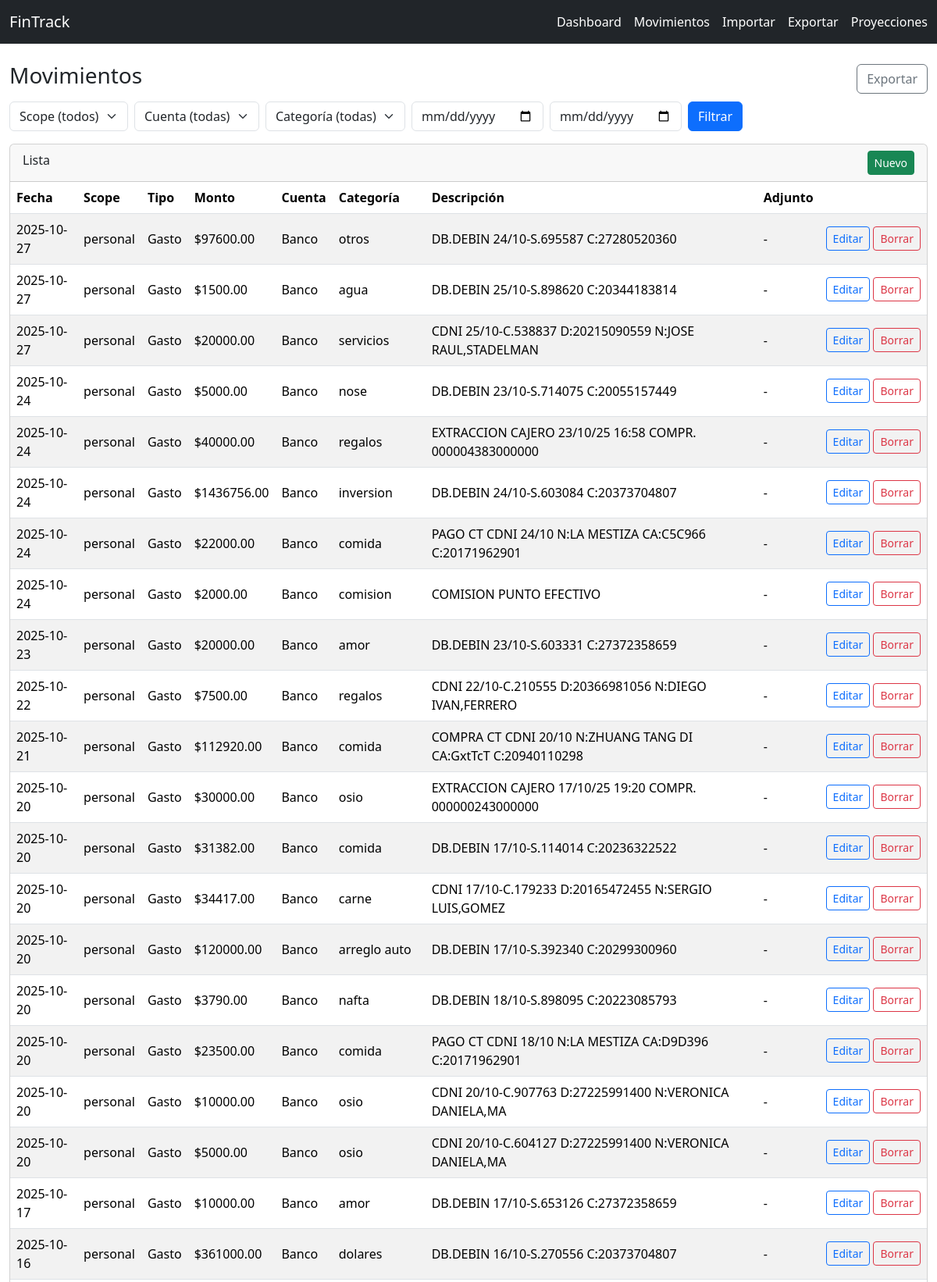
Page /transactions (upper part) on the committed database.
### app.py (models this page shows)
class Transaction(db.Model):
    id = db.Column(db.Integer, primary_key=True)
    date = db.Column(db.Date, nullable=False)
    direction = db.Column(db.String(10), nullable=False)  # 'in' or 'out'
    amount = db.Column(db.Float, nullable=False, default=0.0)
    description = db.Column(db.String(500), default="")
    scope = db.Column(db.String(20), default="personal")  # personal / negocio
    account_id = db.Column(db.Integer, db.ForeignKey('account.id'))
    category_id = db.Column(db.Integer, db.ForeignKey('category.id'))
    attachment = db.Column(db.String(255), default=None)
    account = db.relationship('Account', lazy='joined')
    category = db.relationship('Category', lazy='joined')

class Account(db.Model):
    id = db.Column(db.Integer, primary_key=True)
    name = db.Column(db.String(100), unique=True, nullable=False)

class Category(db.Model):
    id = db.Column(db.Integer, primary_key=True)
    name = db.Column(db.String(100), unique=True, nullable=False)

### app.py (the view)
@app.route('/transactions')
def transactions():
    accounts = Account.query.all()
    categories = Category.query.all()
    q = Transaction.query
    scope = request.args.get('scope')
    account = request.args.get('account')
    category = request.args.get('category')
    start_str = request.args.get('start')
    end_str = request.args.get('end')
    if scope and scope != 'todos':
        q = q.filter(Transaction.scope == scope)
    if account and account.isdigit():
        q = q.filter(Transaction.account_id == int(account))
    if category and category.isdigit():
        q = q.filter(Transaction.category_id == int(category))
    if start_str and end_str:
        s = to_date(start_str)
        e = to_date(end_str) + timedelta(days=1)
        q = q.filter(Transaction.date >= s, Transaction.date < e)
    items = q.order_by(Transaction.date.desc(), Transaction.id.desc()).all()
    return render_template('transactions.html', items=items, accounts=accounts, categories=categories)

### templates/transactions.html (shortened to what this page needs)
{% extends "base.html" %}
{% block content %}
<div class="d-flex justify-content-between align-items-center mb-2">
  <h3>Movimientos</h3>
  <a href="{{ url_for('export_csv') }}" class="btn btn-outline-secondary">Exportar</a>
</div>
<form class="row g-2 mb-3">
  <div class="col-auto">
    <select name="scope" class="form-select">
      <option value="todos">Scope (todos)</option>
    </select>
  </div>
  <div class="col-auto">
    <select name="account" class="form-select">
      <option value="">Cuenta (todas)</option>
    </select>
  </div>
  <div class="col-auto">
    <select name="category" class="form-select">
      <option value="">Categoría (todas)</option>
    </select>
  </div>
  <div class="col-auto">
    <input type="date" name="start" value="{{ request.args.get('start','') }}" class="form-control" placeholder="Desde">
  </div>
  <div class="col-auto">
    <input type="date" name="end" value="{{ request.args.get('end','') }}" class="form-control" placeholder="Hasta">
  </div>
  <div class="col-auto">
    <button class="btn btn-primary">Filtrar</button>
  </div>
</form>
<div class="card">
  <div class="card-header d-flex justify-content-between">
    <span>Lista</span>
    <button class="btn btn-sm btn-success" data-bs-toggle="modal" data-bs-target="#newTx">Nuevo</button>
  </div>
  <div class="table-responsive">
    <table class="table table-striped mb-0">
      <thead>
        <tr>
          <th>Fecha</th><th>Scope</th><th>Tipo</th><th>Monto</th><th>Cuenta</th><th>Categoría</th><th>Descripción</th><th>Adjunto</th><th></th>
        </tr>
      </thead>
      <tbody>
        {% for t in items %}
        <tr>
          <td>{{ t.date }}</td>
          <td>{{ t.scope }}</td>
          <td>{{ 'Ingreso' if t.direction=='in' else 'Gasto' }}</td>
          <td>${{ '%.2f'|format(t.amount) }}</td>
          <td>{{ t.account.name if t.account else '-' }}</td>
          <td>{{ t.category.name if t.category else '-' }}</td>
          <td>{{ t.description }}</td>
          <td>{% if t.attachment %}<a href="{{ url_for('serve_upload', fname=t.attachment) }}" target="_blank">ver</a>{% else %}-{% endif %}</td>
          <td class="text-nowrap">
            <button class="btn btn-sm btn-outline-primary" data-bs-toggle="modal" data-bs-target="#editTx{{t.id}}">Editar</button>
            <form action="{{ url_for('transactions_delete', tid=t.id) }}" method="post" class="d-inline">
              <button class="btn btn-sm btn-outline-danger" onclick="return confirm('¿Borrar?')">Borrar</button>
            </form>
          </td>
        </tr>
        {% endfor %}
      </tbody>
    </table>
  </div>
</div>
{% endblock %}

### templates/base.html (style rules this page uses)
.table td,.table th { vertical-align:middle }

### rows in the picture
Transaction: date "2025-10-27", scope "personal", direction "Gasto", amount "97600.00", account "Banco", category "otros", description "DB.DEBIN 24/10-S.695587 C:27280520360"
Transaction: date "2025-10-27", scope "personal", direction "Gasto", amount "1500.00", account "Banco", category "agua", description "DB.DEBIN 25/10-S.898620 C:20344183814"
Transaction: date "2025-10-27", scope "personal", direction "Gasto", amount "20000.00", account "Banco", category "servicios", description "CDNI 25/10-C.538837 D:20215090559 N:JOSE RAUL,STADELMAN"
Transaction: date "2025-10-24", scope "personal", direction "Gasto", amount "5000.00", account "Banco", category "nose", description "DB.DEBIN 23/10-S.714075 C:20055157449"
Transaction: date "2025-10-24", scope "personal", direction "Gasto", amount "40000.00", account "Banco", category "regalos", description "EXTRACCION CAJERO 23/10/25 16:58 COMPR. 000004383000000"
Transaction: date "2025-10-24", scope "personal", direction "Gasto", amount "1436756.00", account "Banco", category "inversion", description "DB.DEBIN 24/10-S.603084 C:20373704807"
Transaction: date "2025-10-24", scope "personal", direction "Gasto", amount "22000.00", account "Banco", category "comida", description "PAGO CT CDNI 24/10 N:LA MESTIZA CA:C5C966 C:20171962901"
Transaction: date "2025-10-24", scope "personal", direction "Gasto", amount "2000.00", account "Banco", category "comision", description "COMISION PUNTO EFECTIVO"
Transaction: date "2025-10-23", scope "personal", direction "Gasto", amount "20000.00", account "Banco", category "amor", description "DB.DEBIN 23/10-S.603331 C:27372358659"
Transaction: date "2025-10-22", scope "personal", direction "Gasto", amount "7500.00", account "Banco", category "regalos", description "CDNI 22/10-C.210555 D:20366981056 N:DIEGO IVAN,FERRERO"
Transaction: date "2025-10-21", scope "personal", direction "Gasto", amount "112920.00", account "Banco", category "comida", description "COMPRA CT CDNI 20/10 N:ZHUANG TANG DI CA:GxtTcT C:20940110298"
Transaction: date "2025-10-20", scope "personal", direction "Gasto", amount "30000.00", account "Banco", category "osio", description "EXTRACCION CAJERO 17/10/25 19:20 COMPR. 000000243000000"
Transaction: date "2025-10-20", scope "personal", direction "Gasto", amount "31382.00", account "Banco", category "comida", description "DB.DEBIN 17/10-S.114014 C:20236322522"
Transaction: date "2025-10-20", scope "personal", direction "Gasto", amount "34417.00", account "Banco", category "carne", description "CDNI 17/10-C.179233 D:20165472455 N:SERGIO LUIS,GOMEZ"
Transaction: date "2025-10-20", scope "personal", direction "Gasto", amount "120000.00", account "Banco", category "arreglo auto", description "DB.DEBIN 17/10-S.392340 C:20299300960"
Transaction: date "2025-10-20", scope "personal", direction "Gasto", amount "3790.00", account "Banco", category "nafta", description "DB.DEBIN 18/10-S.898095 C:20223085793"
Transaction: date "2025-10-20", scope "personal", direction "Gasto", amount "23500.00", account "Banco", category "comida", description "PAGO CT CDNI 18/10 N:LA MESTIZA CA:D9D396 C:20171962901"
Transaction: date "2025-10-20", scope "personal", direction "Gasto", amount "10000.00", account "Banco", category "osio", description "CDNI 20/10-C.907763 D:27225991400 N:VERONICA DANIELA,MA"
Transaction: date "2025-10-20", scope "personal", direction "Gasto", amount "5000.00", account "Banco", category "osio", description "CDNI 20/10-C.604127 D:27225991400 N:VERONICA DANIELA,MA"
Transaction: date "2025-10-17", scope "personal", direction "Gasto", amount "10000.00", account "Banco", category "amor", description "DB.DEBIN 17/10-S.653126 C:27372358659"
Transaction: date "2025-10-16", scope "personal", direction "Gasto", amount "361000.00", account "Banco", category "dolares", description "DB.DEBIN 16/10-S.270556 C:20373704807"
